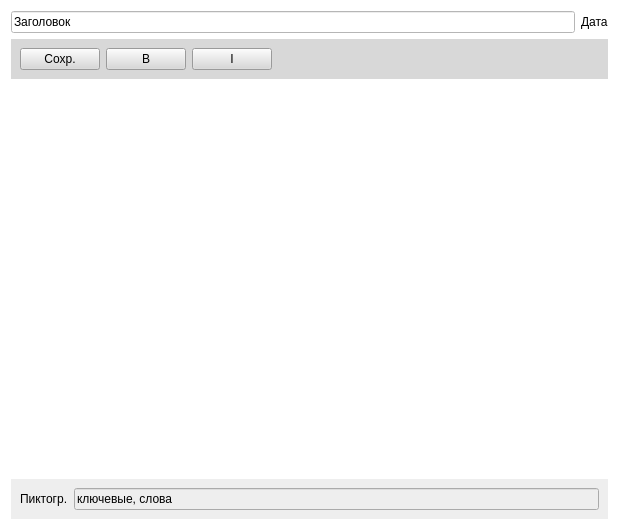
<?xml version="1.0" encoding="UTF-8"?>
<ui version="4.0">
 <class>Editor</class>
 <widget class="QFrame" name="Editor">
  <property name="geometry">
   <rect>
    <x>0</x>
    <y>0</y>
    <width>619</width>
    <height>530</height>
   </rect>
  </property>
  <property name="windowTitle">
   <string>Frame</string>
  </property>
  <property name="styleSheet">
   <string notr="true">background-color: rgb(255, 255, 255);</string>
  </property>
  <layout class="QVBoxLayout" name="verticalLayout">
   <item>
    <layout class="QHBoxLayout" name="horizontalLayout_2">
     <item>
      <widget class="QLineEdit" name="titleLabel">
       <property name="text">
        <string>Заголовок</string>
       </property>
      </widget>
     </item>
     <item>
      <widget class="QLabel" name="dateLabel">
       <property name="text">
        <string>Дата</string>
       </property>
      </widget>
     </item>
    </layout>
   </item>
   <item>
    <widget class="QWidget" name="widget" native="true">
     <property name="styleSheet">
      <string notr="true">background-color: rgb(216, 216, 216);</string>
     </property>
     <layout class="QHBoxLayout" name="horizontalLayout">
      <item>
       <widget class="QPushButton" name="saveButton">
        <property name="text">
         <string>Сохр.</string>
        </property>
       </widget>
      </item>
      <item>
       <widget class="QPushButton" name="pushButton_2">
        <property name="text">
         <string>B</string>
        </property>
       </widget>
      </item>
      <item>
       <widget class="QPushButton" name="pushButton_3">
        <property name="text">
         <string>I</string>
        </property>
       </widget>
      </item>
      <item>
       <spacer name="horizontalSpacer">
        <property name="orientation">
         <enum>Qt::Horizontal</enum>
        </property>
        <property name="sizeHint" stdset="0">
         <size>
          <width>337</width>
          <height>20</height>
         </size>
        </property>
       </spacer>
      </item>
     </layout>
    </widget>
   </item>
   <item>
    <widget class="QStackedWidget" name="stackedWidget">
     <widget class="QWidget" name="page"/>
     <widget class="QWidget" name="page_2"/>
     <widget class="QWidget" name="page_3"/>
    </widget>
   </item>
   <item>
    <widget class="QWidget" name="widget_2" native="true">
     <property name="styleSheet">
      <string notr="true">background-color: rgb(238, 238, 238);</string>
     </property>
     <layout class="QHBoxLayout" name="horizontalLayout_3">
      <item>
       <widget class="QLabel" name="label_2">
        <property name="text">
         <string>Пиктогр.</string>
        </property>
       </widget>
      </item>
      <item>
       <widget class="QLineEdit" name="keywordsEdit">
        <property name="text">
         <string>ключевые, слова</string>
        </property>
       </widget>
      </item>
     </layout>
    </widget>
   </item>
  </layout>
 </widget>
 <resources/>
 <connections/>
</ui>
